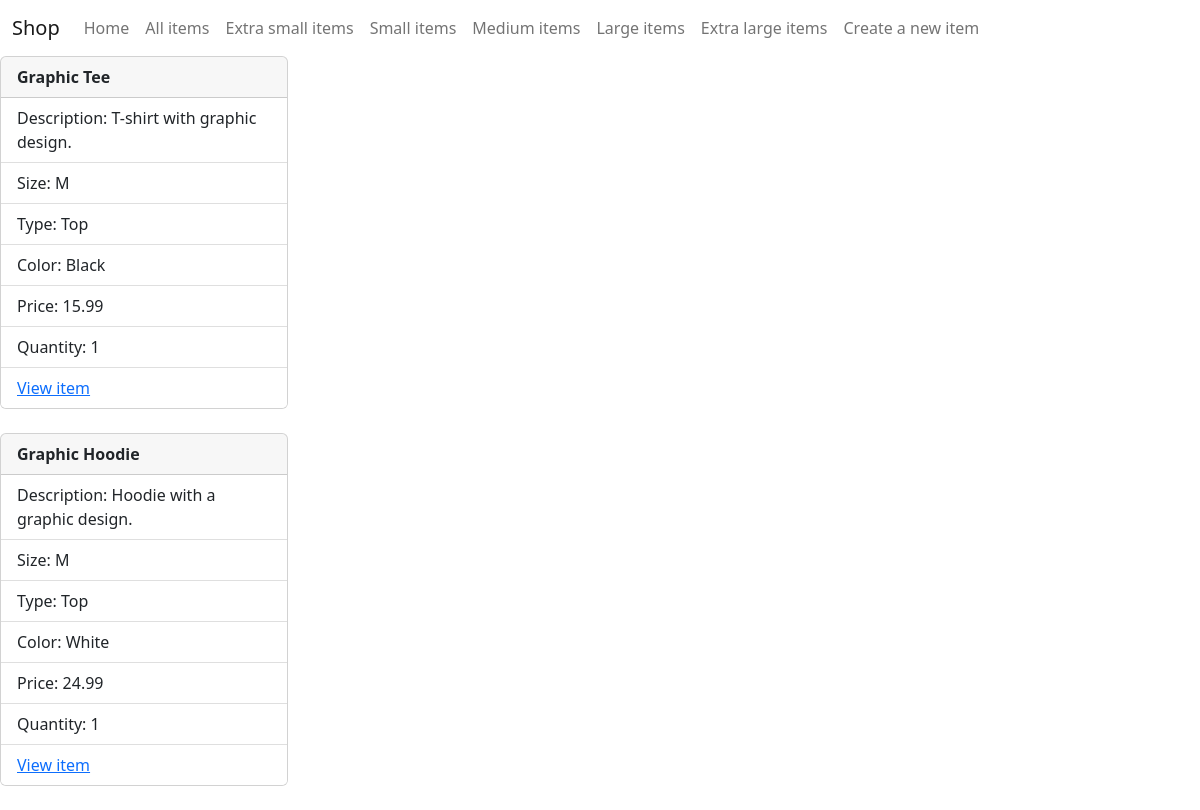
The page /items/by_size/M on the database its author committed.
### ca298shop/models.py (models this page shows, shortened)
class Item(models.Model):
    id = models.AutoField(primary_key=True)
    name = models.CharField(max_length=30)
    description = models.CharField(max_length=200)
    SIZES = [
        ('XS', 'XS'),
        ('S', 'S'),
        ('M', 'M'),
        ('L', 'L'),
        ('XL', 'XL'),
    ]
    size = models.CharField(max_length=2, choices=SIZES, default="")
    type = models.ForeignKey(Type, on_delete=models.CASCADE)
    color = models.ForeignKey(Color, on_delete=models.CASCADE)
    price = models.DecimalField(max_digits=10, decimal_places=2)
    quantity = models.IntegerField(default=1)

class Type(models.Model):
    id = models.AutoField(primary_key=True)
    type = models.TextField(default="")
    def __str__(self):
        return self.type

class Color(models.Model):
    id = models.AutoField(primary_key=True)
    color = models.TextField(default="")
    def __str__(self):
        return self.color

### ca298shop/views.py (the view)
# urls.py: path('items/by_size/<str:itemsize>', views.view_by_size, name='by_size'),
def view_by_size(request, itemsize):
    by_size = Item.objects.filter(size=itemsize)
    return render(request, 'by_size.html', {'items': by_size})

### ca298shop/templates/by_size.html
{% extends 'base.html' %}
{% block content %}
    {% for item in items %}
        <div class="card" style="width: 18rem;">
            <div class="card-header">
                <b>{{ item.name }}</b>
            </div>
            <ul class="list-group list-group-flush">
                <li class="list-group-item">Description: {{ item.description }}</li>
                <li class="list-group-item">Size: {{ item.size }}</li>
                <li class="list-group-item">Type: {{ item.type }}</li>
                <li class="list-group-item">Color: {{ item.color }}</li>
                <li class="list-group-item">Price: {{ item.price }}</li>
                <li class="list-group-item">Quantity: {{ item.quantity }}</li>
                <li class="list-group-item"><a href="items/single_item/{{ item.id }}">View item</a></li>
            </ul>
        </div>
        <br>
    {% endfor %}
{% endblock %}

### ca298shop/templates/base.html (shortened to what this page needs)
{% load static %}
<!DOCTYPE html>
<html>
    <head>
        <link rel="stylesheet" href="https://cdn.jsdelivr.net/npm/bootstrap@5.2.3/dist/css/bootstrap.min.css">
    </head>
    <body>
        <nav class="navbar navbar-expand-lg bg-body-tertiary">
            <div class="container-fluid">
                <a class="navbar-brand" href="#">Shop</a>
                <div class="collapse navbar-collapse" id="navbarNav">
                    <ul class="navbar-nav">
                        <li class="nav-item">
                            <a class="nav-link" href="homepage">Home</a>
                        </li>
                        <li class="nav-item">
                            <a class="nav-link" href="items">All items</a>
                        </li>
                        <li class="nav-item">
                            <a class="nav-link" href="items/by_size/XS"> Extra small items</a>
                        </li>
                        <li class="nav-item">
                            <a class="nav-link" href="items/by_size/S">Small items</a>
                        </li>
                        <li class="nav-item">
                            <a class="nav-link" href="items/by_size/M">Medium items</a>
                        </li>
                        <li class="nav-item">
                            <a class="nav-link" href="items/by_size/L">Large items</a>
                        </li>
                        <li class="nav-item">
                            <a class="nav-link" href="items/by_size/XL">Extra large items</a>
                        </li>
                        <li class="nav-item">
                            <a class="nav-link" href="createitem">Create a new item</a>
                        </li>
                    </ul>
                </div>
            </div>
        </nav>
        {% block content %}
        {% endblock %}
    </body>
</html>

### rows shown on the page
Item: name "Graphic Tee", description "T-shirt with graphic design.", size "M", type "Top", color "Black", price "15.99", quantity "1"
Item: name "Graphic Hoodie", description "Hoodie with a graphic design.", size "M", type "Top", color "White", price "24.99", quantity "1"
